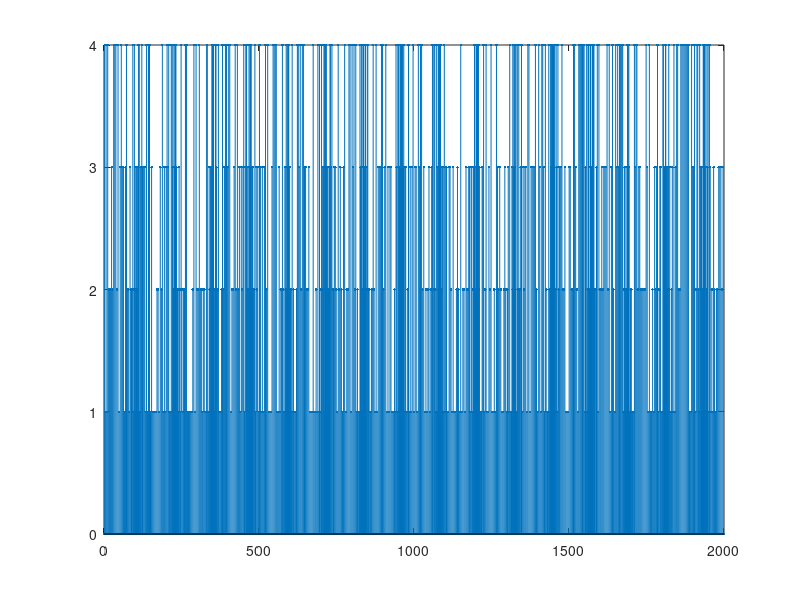

Here is the MATLAB script that generated this plot:
%% Quality of Service (QoS) Simulator
% TO DO list 
    % pack loss say
    % paket süresi tut

%%
clear
clc


counter = 0;

T_sample_size = 2000 ;  % 200 Seconds of Simulation
T_in_step_per_sec = 4; % Simulation time step is 250 ms
T_time = 0;            % Simulation time
T_out =3;             % Output Data Period 3 Seconds
T_in_mean = 3;         % Input Data Mean Period 3 Seconds
T_in_jitter = 2.7 ;      % Input Data Jitter ±2 Seconds
%t=[0 0 0 0];  

% constants
Wl=[0.1 0.16 0.22 0.3];          % Latency Constant
Wr=[1 1 1 1];          % Reliability Constant

buffer_fullness=[0 0 0 0];  % buffer init

X=[0 0 0 0];             % output order array

f=[0 0 0 0];             % doluluk array
t=[0 0 0 0];            % latency array
d=[0 0 0 0];             % drop count

T_time_array=linspace(0.25,T_sample_size,T_sample_size*T_in_step_per_sec);

for i=1:T_sample_size*T_in_step_per_sec/2
    s(i)=round((T_in_mean*T_in_step_per_sec-T_in_jitter*T_in_step_per_sec+T_in_mean*T_in_step_per_sec)*(sin(i/10)+1)/2+(T_in_mean*T_in_step_per_sec-T_in_jitter*T_in_step_per_sec));
    r(i)=round((T_in_mean*T_in_step_per_sec-T_in_jitter*T_in_step_per_sec+T_in_mean*T_in_step_per_sec)*randi([0,1])+(T_in_mean*T_in_step_per_sec-T_in_jitter*T_in_step_per_sec));

end

% figure;
% plot(s);
% figure;
% plot(r);
% mean(r);
% mean(s);
   
T_input_array=zeros(1,800);

% timewise data input
for i=1:T_sample_size*T_in_step_per_sec/4
    counter = counter+(s(i));
    T_input_array(counter)=randi([1,4]);  
end
counter=0;

% Array limit
T_input_array = T_input_array(1:T_sample_size*T_in_step_per_sec);

% Stem plot of timewise data input
stem(T_time_array,T_input_array,'.')
 
for i=1:length(T_time_array)
    switch T_input_array(i)
        case 1
            if buffer_fullness(1)==6
                d(1) = d(1)+1;  
                f(1)=buffer_fullness(1);
                % do nothing
            else
                buffer_fullness(1) = buffer_fullness(1)+1;
                f(1)=buffer_fullness(1);
                %if fullness increased start counter
            end
        case 2 
            if buffer_fullness(2)==6
                d(2) = d(2)+1; 
                f(2)=buffer_fullness(2);
                % do nothing
            else
                buffer_fullness(2) = buffer_fullness(2)+1;
                f(2)=buffer_fullness(2);
                %if fullness increased start counter
            end
        case 3 
            if buffer_fullness(3)==6
                d(3) = d(3)+1; 
                f(3)=buffer_fullness(3);
                % do nothing
            else
                buffer_fullness(3) = buffer_fullness(3)+1;
                f(3)=buffer_fullness(3);
                %if fullness increased start counter
            end
        case 4 
            if buffer_fullness(4)==6
                d(4) = d(4)+1; 
                f(4)=buffer_fullness(4);
                % do nothing
            else
                buffer_fullness(4) = buffer_fullness(4)+1;
                f(4)=buffer_fullness(4);
                %if fullness increased start counter
            end
        otherwise

    end
    X=Wl.*t.*f+Wr.*f; % Evaluate buffer priority

    if mod(i,T_out*T_in_step_per_sec)==0  % its time to get the output
        switch find(X==(max(X)),1,"last")             % burada iki ya da daha fazla aynı değerde max varsa ilkini alıyoruz ama bence sonuncusunu almalıyız
            case 1
                if buffer_fullness(1)==0
                    f(1)=buffer_fullness(1);
                    t(1)=0;
                    % do nothing
                else
                    buffer_fullness(1) = buffer_fullness(1) -1;
                    f(1)=buffer_fullness(1);
                    t(1) = t(1)+1;
                end
            case 2
                if buffer_fullness(2)==0
                    f(2)=buffer_fullness(2);
                    t(2)=0;
                    % do nothing
                else
                    buffer_fullness(2) = buffer_fullness(2) - 1;
                    f(2)=buffer_fullness(2);
                    t(2) = t(2)+1;
                end
            case 3
                if buffer_fullness(3)==0
                    f(3)=buffer_fullness(3);
                    t(3)=0;
                    % do nothing
                else
                    buffer_fullness(3) = buffer_fullness(3) - 1;
                    f(3)=buffer_fullness(3);
                    t(3) = t(3)+1;

                end
            case 4
                if buffer_fullness(4)==0
                    f(4)=buffer_fullness(4);
                    t(4)=0;
                    % do nothing
                else
                    buffer_fullness(4) = buffer_fullness(4) - 1;
                    f(4)=buffer_fullness(4);
                    t(4) = t(4)+1;
                end
        end
%     d;
%     f;
    end


    % after decision has made if decided out buffer is zero then no out.
 
end

